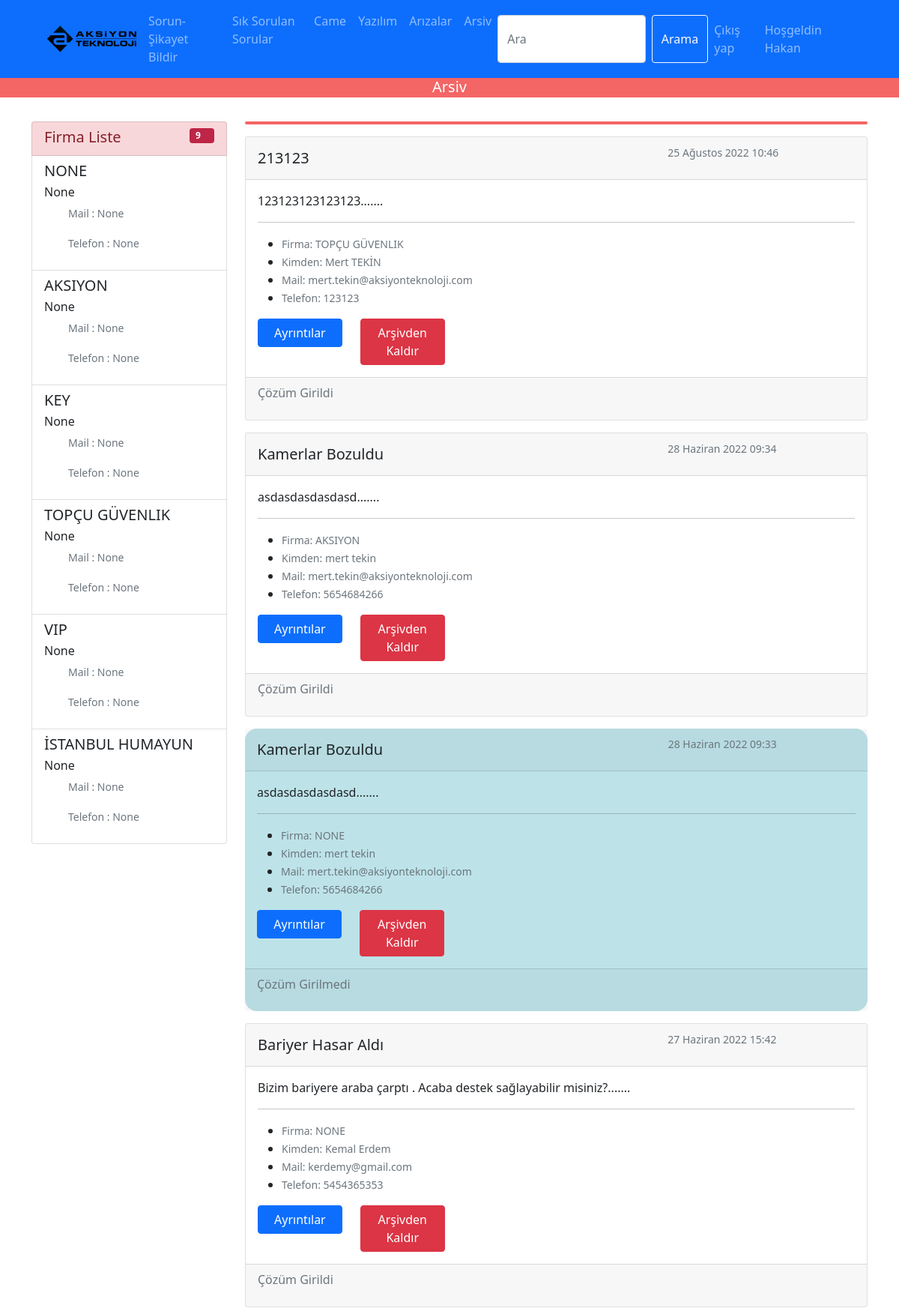
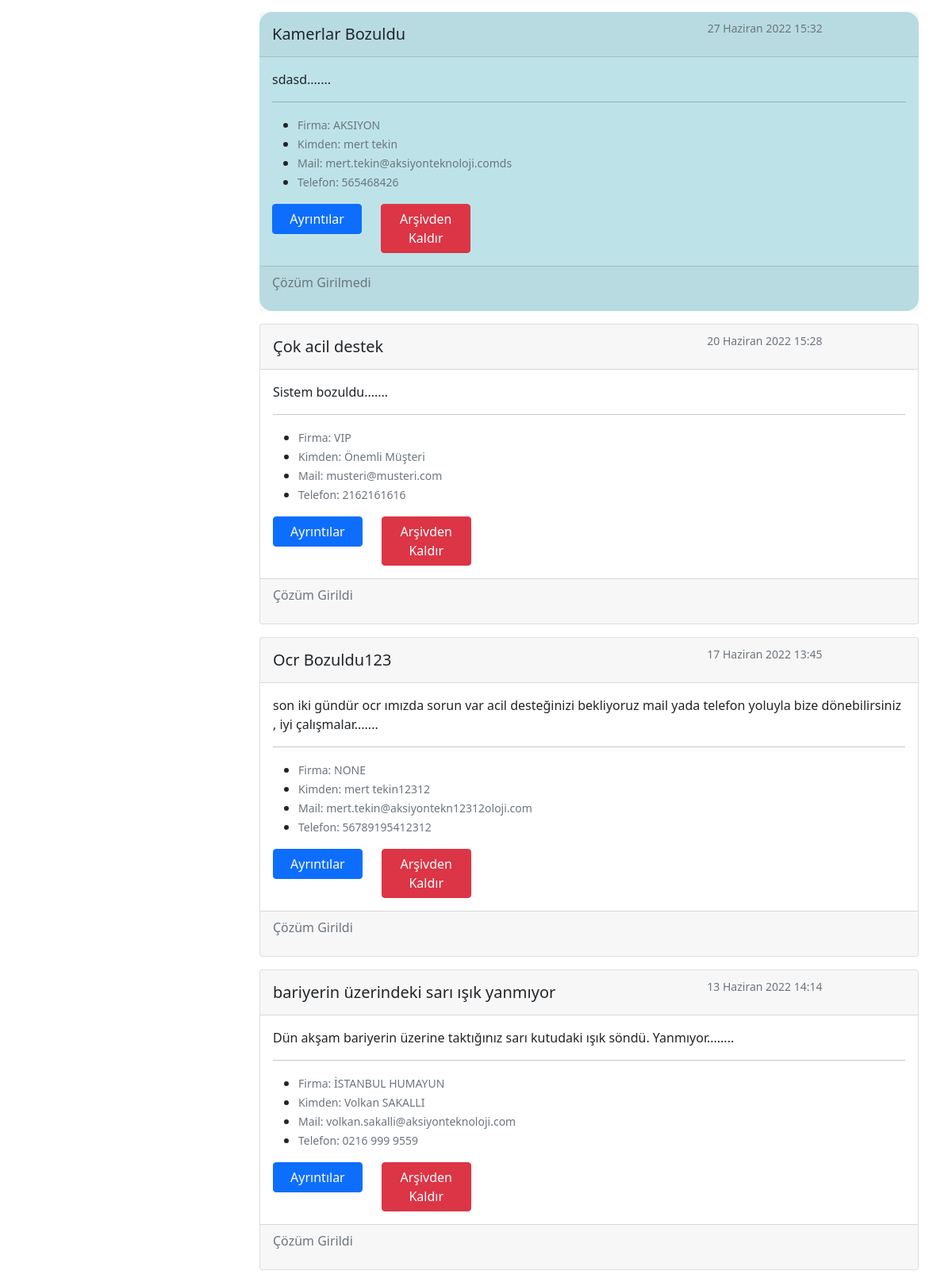
Page /arsiv/ (signed in, upper part) on the committed database (2 pictures, top to bottom).
### tickets/models.py (models this page shows, shortened)
class Firma(models.Model):
    FirmaName = models.CharField(max_length=100, null=True, blank=True)
    FirmaYetkilisi = models.CharField(max_length=50, null=True, blank=True)
    FirmaİletisimMail = models.CharField(max_length=50, null=True, blank=True)
    FirmaİletisimTelefon = models.CharField(
        max_length=50, null=True, blank=True)
    slug = models.SlugField(null=False,
                            db_index=True, blank=True, editable=False)
    def __str__(self):
        return f"{self.FirmaName}"

class Ariza(models.Model):
    gelenMail = models.CharField(max_length=50)
    gelenAdSoyad = models.CharField(max_length=50)
    gelenTelefon = models.CharField(max_length=12)
    gelenKonu = models.CharField(max_length=50)
    gelenAciklama = models.TextField(max_length=2000)
    slug = models.SlugField(null=True,
                            db_index=True, blank=True, editable=False, unique=True)
    firma_bilgi = models.ForeignKey(
        Firma, null=True, on_delete=models.CASCADE, blank=True, default=35, editable=False)
    update_time = models.DateTimeField(auto_now_add=False, auto_now=True)
    create_time = models.DateTimeField(auto_now_add=True, auto_now=False)
    CozumVarMı = models.BooleanField(default=False)
    Arsivmi = models.BooleanField(default=False)

### tickets/views.py (the view)
# urls.py: path('arsiv/', views.arsiv, name="arsiv"),
def arsiv(request):
    if request.user.is_authenticated:
        arizalar = {
            "arizalar": Ariza.objects.order_by('-create_time').filter(Arsivmi=True),
            "arizaSayi": Ariza.objects.filter(Arsivmi=True).count(),
            "firmalar": Firma.objects.order_by('FirmaName').filter(ariza__Arsivmi=True).distinct(),
            "firmaSayi": Firma.objects.count(),
        }
        return render(request, "arsiv.html", arizalar)
    else:
        return redirect("tickets")

### tickets/templates/arsiv.html (shortened to what this page needs)
{% extends "baseform.html" %}
{% load static %}
{% block content %}
    {% include 'partials/_navbar.html' %}
    <h5 class="bass text-center">Arsiv</h5>
    <div class="container mt-3">
        <div class="row">
            <div class="hidden-mobile col-3 mt-3">
                {% include 'partials/_arsivfirmalist.html' %}
            </div>
            <div class="col-lg">
                {% include 'partials/_arsivcards.html' %}
            </div>
        </div>
    </div>
{% endblock %}

### tickets/templates/partials/_navbar.html (shortened to what this page needs)
{% load static %}
<nav class="navbar navbar-expand-lg navbar-dark bg-primary">
    <div class="mx-5 container-fluid" >
      <a href="{% url 'tickets' %}" title=""><img src="{% static 'img/akslogok.png' %}" class="img-responsive" width="130" ></a>
      <div class="collapse navbar-collapse" id="navbarColor02">
        <ul class="navbar-nav me-auto mb-2 mb-lg-0">
          <li class="nav-item">
            <a class="nav-link" href="{% url 'tickets' %}">Sorun-Şikayet Bildir</a>
          </li>
          <li class="nav-item">
            <a class="nav-link" href="{% url 'sss' %}">Sık Sorulan Sorular</a>
          </li>
          <li class="nav-item">
            <a class="nav-link" href="{% url 'came' %}">Came</a>
          </li>
          <li class="nav-item">
            <a class="nav-link" href="{% url 'yazilim' %}">Yazılım</a>
          </li>
          {% if user.is_authenticated %}
          <li class="nav-item">
            <a class="nav-link" href="{% url 'arizalar' %}">Arızalar</a>
          </li>
          <li class="nav-item">
            <a class="nav-link" href="{% url 'arsiv' %}">Arsiv</a>
          </li>
          {% endif %}
        </ul>
        <ul class="mx-2 navbar-nav ms-auto mb-2 mb-lg-0">
          <form action="{% url 'post_search' %}" method="post" class="d-flex" role="search">
            <input name="search_data" class="form-control me-2" type="search" placeholder="Ara" aria-label="Search">
            <button class="btn btn-outline-light" type="submit">Arama</button>
          </form>
          {% if user.is_authenticated %}
          <li class="nav-item">
            <a class="nav-link" href="{% url 'logout' %}">Çıkış yap</a>
          </li>
          <li class="nav-item">
            <a class="nav-link" href="{% url 'paylasimgir' %}">Hoşgeldin {{user.first_name}}</a>
          </li>
          {% endif %}
        </ul>
      </div>
    </div>
  </nav>

### tickets/templates/partials/_arsivfirmalist.html (shortened to what this page needs)
<div class="list-group">
    <a href="#" class="list-group-item list-group-item-danger flex-column align-items-start ">
      <div class="d-flex w-100 justify-content-between">
        <h5 class="mb-1">Firma Liste</h5>
        <span class="badge badge-secondary badge-pill">{{arizaSayi}}</span>
      </div>
    </a>
    {% for fi in firmalar %}
    <a href="{% url 'arsivFirma' fi.slug %}" class="list-group-item list-group-item-action flex-column align-items-start ">
      <div class="d-flex w-100 justify-content-between ">
        <h5 class="mb-1">{{fi.FirmaName}}</h5>
      </div>
      <p class="mb-1">{{fi.FirmaYetkilisi}}</p>
      <ul>
        <small class="text-muted">Mail : {{fi.FirmaİletisimMail}}</small>
      </ul>
      <ul>
        <small class="text-muted">Telefon : {{fi.FirmaİletisimTelefon}}</small>
      </ul>
    </a>
    {% endfor %}
  </div>

### tickets/templates/partials/_arsivcards.html (shortened to what this page needs)
{% load static %}
    <h3 class="bas text-center mt-3"> {{firmabaslink2.FirmaName}}</h3>
  {%for ar in arizalar%}
<div class="{%if ar.CozumVarMı == False %} cardd {% else %} card {%endif%} card-text mt-3">
    <div class="card-header">
      <div class="row">
        <div class="col-8">
          <h5>{{ar.gelenKonu}}</h5>
        </div>
        <div class="col-4" >
          <small class="text-muted">{{ar.create_time}}</small>
        </div>
      </div>
    </div>
    <div class="card-body">
      <p class="card-text">{{ar.gelenAciklama|safe|slice:"0:200"}}.......</p>
      <hr>
        <ul>
          <li>
            <small class="text-muted">Firma: {{ar.firma_bilgi}}</small>
          </li>
          <li>
            <small class="text-muted">Kimden: {{ar.gelenAdSoyad}}</small>
          </li>
          <li>
            <small class="text-muted">Mail: {{ar.gelenMail}}</small>
          </li>
          <li>
            <small class="text-muted">Telefon: {{ar.gelenTelefon}}</small>
          </li>
        </ul>
      <div class="row">
          <div class="col-2">
            <div class="d-grid gap-2">
              <a href="{% url 'arizaDetay' ar.slug %}" class="btn btn-primary">Ayrıntılar</a>
            </div>
          </div>
          <div class="col-2">
            <div class="d-grid gap-2">
              <form action="" method="POST">
                <div class="hidden-mobile col-12">
                  <a href="{% url 'arsivdenCikar' ar.slug %}" class="btn btn-danger">Arşivden Kaldır</a>
                </div>
              </form>
            </div>
          </div>
      </div>
    </div>
    <div class="card-footer text-muted">
    {%if ar.CozumVarMı == False  %}
      <p>Çözüm Girilmedi</p>
      {% else %}
      <p>Çözüm Girildi </p>
      {% endif %}
    </div>
  </div>
{%endfor%}

### templates/baseform.html (style rules this page uses)
.container { margin-bottom: 5px; }

### tickets/templates/partials/_arsivfirmalist.html (style rules this page uses)
.badge { position: relative; background-color: rgb(190, 37, 70); shape-margin: 20px; text-align: center; size: 20px; max-width: 20px; max-height: 20px; padding-right: 25px; }

### tickets/templates/partials/_arsivcards.html (style rules this page uses)
.cardd { position: relative; background-color: rgba(39, 164, 180, 0.3); border-radius: 16px; }
.bas { border-radius: 6px; position: relative; background-color: rgb(238, 8, 8, 0.623); margin-bottom: 2px; padding-bottom: 4px; color: rgb(255, 255, 255); }

### tickets/templates/arsiv.html (style rules this page uses)
.bass { position: relative; background-color: rgba(238, 8, 8, 0.623); margin-bottom: 2px; padding-bottom: 2px; color: rgb(255, 255, 255); }

### rows in the picture
Firma: FirmaName "NONE", FirmaYetkilisi "None", FirmaİletisimMail "None", FirmaİletisimTelefon "None"
Firma: FirmaName "AKSIYON", FirmaYetkilisi "None", FirmaİletisimMail "None", FirmaİletisimTelefon "None"
Firma: FirmaName "KEY", FirmaYetkilisi "None", FirmaİletisimMail "None", FirmaİletisimTelefon "None"
Firma: FirmaName "TOPÇU GÜVENLIK", FirmaYetkilisi "None", FirmaİletisimMail "None", FirmaİletisimTelefon "None"
Firma: FirmaName "VIP", FirmaYetkilisi "None", FirmaİletisimMail "None", FirmaİletisimTelefon "None"
Firma: FirmaName "İSTANBUL HUMAYUN", FirmaYetkilisi "None", FirmaİletisimMail "None", FirmaİletisimTelefon "None"
Ariza: gelenKonu "213123", create_time "25 Ağustos 2022 10:46", gelenAciklama "123123123123123", firma_bilgi "TOPÇU GÜVENLIK", gelenAdSoyad "Mert TEKİN", gelenMail "mert.tekin@aksiyonteknoloji.com", gelenTelefon "123123"
Ariza: gelenKonu "Kamerlar Bozuldu", create_time "28 Haziran 2022 09:34", gelenAciklama "asdasdasdasdasd", firma_bilgi "AKSIYON", gelenAdSoyad "mert tekin", gelenMail "mert.tekin@aksiyonteknoloji.com", gelenTelefon "5654684266"
Ariza: gelenKonu "Kamerlar Bozuldu", create_time "28 Haziran 2022 09:33", gelenAciklama "asdasdasdasdasd", firma_bilgi "NONE", gelenAdSoyad "mert tekin", gelenMail "mert.tekin@aksiyonteknoloji.com", gelenTelefon "5654684266", CozumVarMı "Çözüm Girilmedi"
Ariza: gelenKonu "Bariyer Hasar Aldı", create_time "27 Haziran 2022 15:42", gelenAciklama "Bizim bariyere araba çarptı . Acaba destek sağlayabilir misiniz?", firma_bilgi "NONE", gelenAdSoyad "Kemal Erdem", gelenMail "kerdemy@gmail.com", gelenTelefon "5454365353"
Ariza: gelenKonu "Kamerlar Bozuldu", create_time "27 Haziran 2022 15:32", gelenAciklama "sdasd", firma_bilgi "AKSIYON", gelenAdSoyad "mert tekin", gelenMail "mert.tekin@aksiyonteknoloji.comds", gelenTelefon "565468426", CozumVarMı "Çözüm Girilmedi"
Ariza: gelenKonu "Çok acil destek", create_time "20 Haziran 2022 15:28", gelenAciklama "Sistem bozuldu", firma_bilgi "VIP", gelenAdSoyad "Önemli Müşteri", gelenMail "musteri@musteri.com", gelenTelefon "2162161616"
Ariza: gelenKonu "Ocr Bozuldu123", create_time "17 Haziran 2022 13:45", gelenAciklama "son iki gündür ocr ımızda sorun var acil desteğinizi bekliyoruz mail yada telefon yoluyla bize dönebilirsiniz , iyi çalışmalar", firma_bilgi "NONE", gelenAdSoyad "mert tekin12312", gelenMail "mert.tekin@aksiyontekn12312oloji.com", gelenTelefon "56789195412312"
Ariza: gelenKonu "bariyerin üzerindeki sarı ışık yanmıyor", create_time "13 Haziran 2022 14:14", gelenAciklama "Dün akşam bariyerin üzerine taktığınız sarı kutudaki ışık söndü. Yanmıyor.", firma_bilgi "İSTANBUL HUMAYUN", gelenAdSoyad "Volkan SAKALLI", gelenMail "volkan.sakalli@aksiyonteknoloji.com", gelenTelefon "0216 999 9559"

### other values in the picture
{{ user.first_name }} "Hakan"
{{ arizaSayi }} "9"
